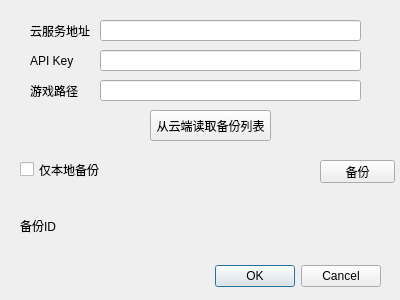
<?xml version="1.0" encoding="UTF-8"?>
<ui version="4.0">
 <class>Dialog</class>
 <widget class="QDialog" name="Dialog">
  <property name="geometry">
   <rect>
    <x>0</x>
    <y>0</y>
    <width>400</width>
    <height>300</height>
   </rect>
  </property>
  <property name="windowTitle">
   <string>Dialog</string>
  </property>
  <widget class="QDialogButtonBox" name="buttonBox">
   <property name="geometry">
    <rect>
     <x>40</x>
     <y>260</y>
     <width>341</width>
     <height>32</height>
    </rect>
   </property>
   <property name="orientation">
    <enum>Qt::Horizontal</enum>
   </property>
   <property name="standardButtons">
    <set>QDialogButtonBox::Cancel|QDialogButtonBox::Ok</set>
   </property>
  </widget>
  <widget class="QCheckBox" name="checkBox">
   <property name="geometry">
    <rect>
     <x>20</x>
     <y>160</y>
     <width>80</width>
     <height>19</height>
    </rect>
   </property>
   <property name="text">
    <string>仅本地备份</string>
   </property>
  </widget>
  <widget class="QPushButton" name="pushButton">
   <property name="geometry">
    <rect>
     <x>320</x>
     <y>160</y>
     <width>75</width>
     <height>23</height>
    </rect>
   </property>
   <property name="text">
    <string>备份</string>
   </property>
  </widget>
  <widget class="QLabel" name="label">
   <property name="geometry">
    <rect>
     <x>20</x>
     <y>210</y>
     <width>71</width>
     <height>31</height>
    </rect>
   </property>
   <property name="font">
    <font>
     <pointsize>9</pointsize>
    </font>
   </property>
   <property name="text">
    <string>备份ID</string>
   </property>
  </widget>
  <widget class="QLabel" name="label_2">
   <property name="geometry">
    <rect>
     <x>30</x>
     <y>20</y>
     <width>71</width>
     <height>21</height>
    </rect>
   </property>
   <property name="font">
    <font>
     <pointsize>9</pointsize>
    </font>
   </property>
   <property name="text">
    <string>云服务地址</string>
   </property>
  </widget>
  <widget class="QLabel" name="label_3">
   <property name="geometry">
    <rect>
     <x>30</x>
     <y>50</y>
     <width>71</width>
     <height>21</height>
    </rect>
   </property>
   <property name="font">
    <font>
     <pointsize>9</pointsize>
    </font>
   </property>
   <property name="text">
    <string>API Key</string>
   </property>
  </widget>
  <widget class="QLineEdit" name="lineEdit">
   <property name="geometry">
    <rect>
     <x>100</x>
     <y>50</y>
     <width>261</width>
     <height>21</height>
    </rect>
   </property>
  </widget>
  <widget class="QLineEdit" name="lineEdit_2">
   <property name="geometry">
    <rect>
     <x>100</x>
     <y>20</y>
     <width>261</width>
     <height>21</height>
    </rect>
   </property>
  </widget>
  <widget class="QLabel" name="label_4">
   <property name="geometry">
    <rect>
     <x>30</x>
     <y>80</y>
     <width>71</width>
     <height>21</height>
    </rect>
   </property>
   <property name="font">
    <font>
     <pointsize>9</pointsize>
    </font>
   </property>
   <property name="text">
    <string>游戏路径</string>
   </property>
  </widget>
  <widget class="QLineEdit" name="lineEdit_3">
   <property name="geometry">
    <rect>
     <x>100</x>
     <y>80</y>
     <width>261</width>
     <height>21</height>
    </rect>
   </property>
  </widget>
  <widget class="QPushButton" name="pushButton_2">
   <property name="geometry">
    <rect>
     <x>150</x>
     <y>110</y>
     <width>121</width>
     <height>31</height>
    </rect>
   </property>
   <property name="text">
    <string>从云端读取备份列表</string>
   </property>
  </widget>
 </widget>
 <resources/>
 <connections>
  <connection>
   <sender>buttonBox</sender>
   <signal>accepted()</signal>
   <receiver>Dialog</receiver>
   <slot>accept()</slot>
   <hints>
    <hint type="sourcelabel">
     <x>248</x>
     <y>254</y>
    </hint>
    <hint type="destinationlabel">
     <x>157</x>
     <y>274</y>
    </hint>
   </hints>
  </connection>
  <connection>
   <sender>buttonBox</sender>
   <signal>rejected()</signal>
   <receiver>Dialog</receiver>
   <slot>reject()</slot>
   <hints>
    <hint type="sourcelabel">
     <x>316</x>
     <y>260</y>
    </hint>
    <hint type="destinationlabel">
     <x>286</x>
     <y>274</y>
    </hint>
   </hints>
  </connection>
 </connections>
</ui>
